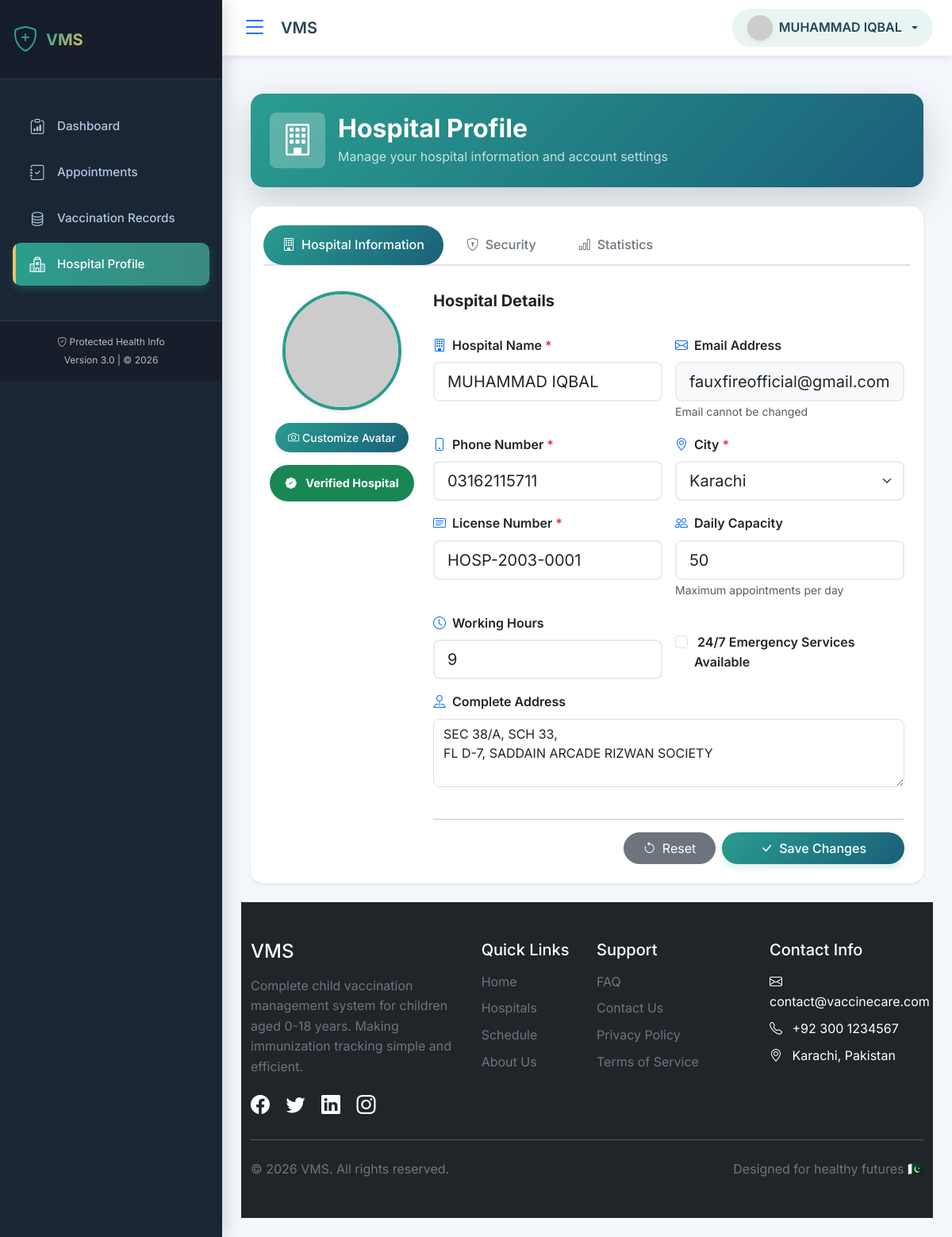
/hospital_profile.php (signed in), run on the app's committed database.
### tables this page shows
CREATE TABLE `hospitals` (
  `id` int(11) NOT NULL,
  `user_id` int(11) NOT NULL,
  `license_number` varchar(50) NOT NULL,
  `city` varchar(50) NOT NULL,
  `registration_date` date DEFAULT NULL,
  `is_verified` tinyint(1) DEFAULT 0,
  `capacity` int(11) DEFAULT 50,
  `working_hours` varchar(100) DEFAULT '9:00 AM - 5:00 PM',
  `emergency_services` tinyint(1) DEFAULT 0,
  `created_at` timestamp NOT NULL DEFAULT current_timestamp(),
  `updated_at` timestamp NULL DEFAULT NULL ON UPDATE current_timestamp()
);

CREATE TABLE `users` (
  `id` int(11) NOT NULL,
  `full_name` varchar(100) NOT NULL,
  `email` varchar(100) NOT NULL,
  `password` varchar(255) NOT NULL,
  `role` enum('parent','hospital','admin') NOT NULL DEFAULT 'parent',
  `phone` varchar(15) NOT NULL,
  `address` text DEFAULT NULL,
  `status` enum('active','inactive') DEFAULT 'active',
  `last_login` timestamp NULL DEFAULT NULL,
  `remember_token` varchar(255) DEFAULT NULL,
  `created_at` timestamp NOT NULL DEFAULT current_timestamp(),
  `updated_at` timestamp NULL DEFAULT NULL ON UPDATE current_timestamp(),
  `avatar` varchar(255) DEFAULT NULL
);

### hospital_profile.php (the view, shortened to what the rows shown need)
<?php
require_once 'db_config.php';
$user_id = (int) $_SESSION['user_id'];
$hospital_data = [
    'full_name' => '',
    'email' => '',
    'phone' => '',
    'address' => '',
    'city' => '',
    'license_number' => '',
    'is_verified' => false,
    'capacity' => 50,
    'working_hours' => '9:00 AM - 5:00 PM',
    'emergency_services' => 0,
    'registration_date' => null,
    'hospital_id' => null
];
try {
    $hospital_query = "SELECT
                        u.id as user_id,
                        u.full_name,
                        u.email,
                        u.phone,
                        u.address,
                        u.status,
                        u.avatar,
                        u.last_login,
                        u.created_at as user_created_at,
                        h.id as hospital_id,
                        h.license_number,
                        h.city,
                        h.registration_date,
                        h.is_verified,
                        h.capacity,
                        h.working_hours,
                        h.emergency_services,
                        h.created_at as hospital_created_at
                       FROM users u
                       LEFT JOIN hospitals h ON u.id = h.user_id
                       WHERE u.id = ?";
    $hospital_stmt = $conn->prepare($hospital_query);
    $hospital_stmt->bind_param("i", $user_id);
    $hospital_stmt->execute();
    $hospital_result = $hospital_stmt->get_result();
    if ($hospital_result->num_rows > 0) {
        $db_data = $hospital_result->fetch_assoc();
        foreach ($db_data as $key => $value) {
            if ($value !== null) {
                $hospital_data[$key] = $value;
            }
        }
    } else {
        $warning_message = "Hospital profile incomplete. Please complete your profile.";
    }
} catch (Exception $e) {
    error_log("Hospital profile fetch error: " . $e->getMessage());
    $error_message = "Error loading profile data. Please try again.";
}
include_once 'header.php';
?>
<div class="container-fluid py-4">
    <div class="row mb-4">
        <div class="col-12">
            <div class="bg-gradient-primary text-white rounded-4 p-4 shadow-lg">
                <div class="d-flex align-items-center">
                    <div>
                        <h2 class="fw-bold mb-1">Hospital Profile</h2>
                    </div>
                </div>
            </div>
        </div>
    </div>
    <div class="row">
        <div class="col-12">
            <div class="card border-0 shadow-sm rounded-4">
                <div class="card-body p-4">
                    <div class="tab-content" id="profileTabsContent">
                        <div class="tab-pane fade show active" id="hospital" role="tabpanel">
                            <form method="POST" action="" id="profileForm" class="needs-validation" novalidate>
                                <div class="row g-4">
                                    <div class="col-md-9">
                                        <div class="row g-3">
                                            <div class="col-md-6">
                                                <label class="form-label fw-semibold">
                                                    <i class="bi bi-building text-primary me-1"></i>
                                                    Hospital Name <span class="text-danger">*</span>
                                                </label>
                                                <input type="text"
                                                       name="full_name"
                                                       class="form-control form-control-lg rounded-3"
                                                       value="<?php echo htmlspecialchars($hospital_data['full_name'] ?? ''); ?>"
                                                       required>
                                            </div>
                                            <div class="col-md-6">
                                                <label class="form-label fw-semibold">
                                                    <i class="bi bi-envelope text-primary me-1"></i>
                                                    Email Address
                                                </label>
                                                <input type="email"
                                                       class="form-control form-control-lg rounded-3 bg-light"
                                                       value="<?php echo htmlspecialchars($hospital_data['email'] ?? ''); ?>"
                                                       readonly>
                                                <small class="text-muted">Email cannot be changed</small>
                                            </div>
                                            <div class="col-md-6">
                                                <label class="form-label fw-semibold">
                                                    <i class="bi bi-phone text-primary me-1"></i>
                                                    Phone Number <span class="text-danger">*</span>
                                                </label>
                                                <input type="tel"
                                                       name="phone"
                                                       class="form-control form-control-lg rounded-3"
                                                       value="<?php echo htmlspecialchars($hospital_data['phone'] ?? ''); ?>"
                                                       placeholder="03XXXXXXXXX"
                                                       required>
                                            </div>
                                            <div class="col-md-6">
                                                <label class="form-label fw-semibold">
                                                    <i class="bi bi-geo-alt text-primary me-1"></i>
                                                    City <span class="text-danger">*</span>
                                                </label>
                                                <select name="city" class="form-select form-select-lg rounded-3" required>
                                                    <option value="Karachi" <?php echo ($hospital_data['city'] ?? '') == 'Karachi' ? 'selected' : ''; ?>>Karachi</option>
                                                </select>
                                            </div>
                                            <div class="col-md-6">
                                                <label class="form-label fw-semibold">
                                                    <i class="bi bi-card-text text-primary me-1"></i>
                                                    License Number <span class="text-danger">*</span>
                                                </label>
                                                <input type="text"
                                                       name="license_number"
                                                       class="form-control form-control-lg rounded-3"
                                                       value="<?php echo htmlspecialchars($hospital_data['license_number'] ?? ''); ?>"
                                                       placeholder="HOSP-2024-0001"
                                                       required>
                                            </div>
                                            <div class="col-md-6">
                                                <label class="form-label fw-semibold">
                                                    <i class="bi bi-people text-primary me-1"></i>
                                                    Daily Capacity
                                                </label>
                                                <input type="number"
                                                       name="capacity"
                                                       class="form-control form-control-lg rounded-3"
                                                       value="<?php echo $hospital_data['capacity'] ?? 50; ?>"
                                                       min="10" max="500">
                                                <small class="text-muted">Maximum appointments per day</small>
                                            </div>
                                            <div class="col-md-6">
                                                <label class="form-label fw-semibold">
                                                    <i class="bi bi-clock text-primary me-1"></i>
                                                    Working Hours
                                                </label>
                                                <input type="text"
                                                       name="working_hours"
                                                       class="form-control form-control-lg rounded-3"
                                                       value="<?php echo htmlspecialchars($hospital_data['working_hours'] ?? '9:00 AM - 5:00 PM'); ?>"
                                                       placeholder="9:00 AM - 5:00 PM">
                                            </div>
                                            <div class="col-md-6">
                                                <div class="form-check mt-4">
                                                    <input class="form-check-input" type="checkbox" name="emergency_services" id="emergency_services"
                                                           <?php echo ($hospital_data['emergency_services'] ?? 0) ? 'checked' : ''; ?>>
                                                    <label class="form-check-label fw-semibold" for="emergency_services">
                                                        24/7 Emergency Services Available
                                                    </label>
                                                </div>
                                            </div>
                                            <div class="col-12">
                                                <label class="form-label fw-semibold">
                                                    <i class="bi bi-pin-map text-primary me-1"></i>
                                                    Complete Address
                                                </label>
                                                <textarea name="address"
                                                          class="form-control rounded-3"
                                                          rows="3"
                                                          placeholder="Enter hospital complete address"><?php echo htmlspecialchars($hospital_data['address'] ?? ''); ?></textarea>
                                            </div>
                                        </div>
                                    </div>
                                </div>
                            </form>
                        </div>
                    </div>
                </div>
            </div>
        </div>
    </div>
</div>
<?php include_once 'footer.php'; ?>

### data on the page
hospitals: full_name "MUHAMMAD IQBAL", user.email "fauxfireofficial@gmail.com", phone "03162115711", city "Karachi", license_number "HOSP-2003-0001", capacity "50", working_hours "9", address "SEC 38/A, SCH 33, FL D-7, SADDAIN ARCADE RIZWAN SOCIETY"

### other printed values
getSetting('site_name', 'VaccineCare') "VMS"
$user_name "MUHAMMAD IQBAL"
getSetting('contact_email', 'info@vaccinecare.com') "contact@vaccinecare.com"
getSetting('contact_phone', '+92 300 1234567') "+92 300 1234567"
